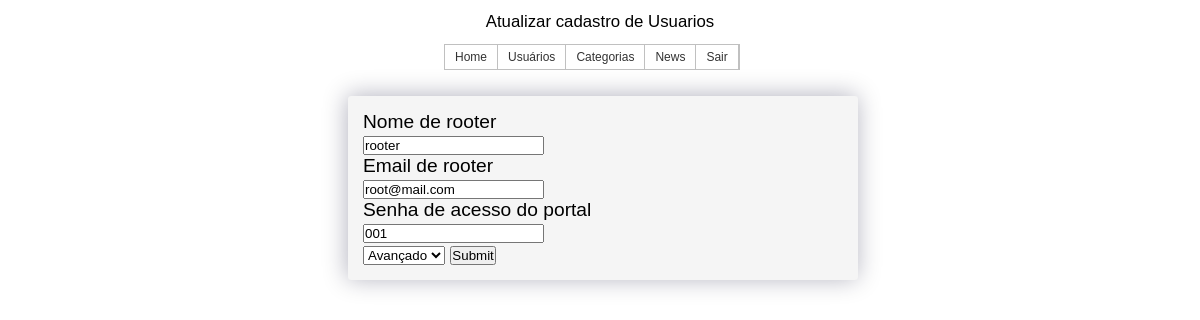
/admin/userup.php?id=1 (signed in), run on the app's committed database.
### tables this page shows
CREATE TABLE `usuario` (
  `id_usuario` int(11) NOT NULL,
  `nome` varchar(50) NOT NULL,
  `email` varchar(90) NOT NULL,
  `senha` varchar(14) NOT NULL,
  `nivel` enum('0','1','2') NOT NULL
);

### admin/userup.php (the view, shortened to what this page needs)
<?php
require_once("../inc/usercontrol.php");
$cod = addslashes($_GET['id']);
$sql = "SELECT * FROM usuario WHERE id_usuario = '$cod'";
$q = $conexao->query($sql);
 ?>
<!doctype html>
<html>
<head>
<link rel="stylesheet" type="text/css" href="../css/estilobackend.css">
</head>
<body>
	<header>Atualizar cadastro de Usuarios</header>
	<nav>
		<?php
		include("../inc/menu.php");
		 ?>
	</nav>
	<main>
		<article>
			<div class="content">
			<section>
				<form action="#" method="post">
					<?php while($r = mysqli_fetch_array($q)) { ?>
				<label for="nome">Nome de <?php echo $r['nome'];?></label><br>
				<input type="text" name="nome" maxlength="60" placeholder="Nome" value="<?php echo $r['nome']; ?>" required><br>
				<label for="email">Email de <?php echo  $r['nome'];?></label><br>
				<input type="email" name="email" placeholder="email" value="<?php echo $r['email']; ?>" required><br>
				<label for="senha">Senha de acesso do portal</label><br>
				<input type="text" name="senha" placeholder="senha" value="<?php echo $r['senha']; ?>" required><br>
				<select name="niveis" id="niveis">
					<option value="0">Avançado</option>
				</select>
				<input type="submit" name="Up">
					<?php	} ?>
				</form>
			</section>
			</div>
		</article>
	</main>
</body>
</html>

### css/estilobackend.css (style rules this page uses)
* { margin: 0; padding: 0; }
body { font-family: arial, helvetica, sans-serif; font-size: 12px; }
.content { border-radius: 3px; box-sizing: content-box; margin: 2% 29%; width: 40%; background: #F5F5F5 ; color: black; font-size: 160%; min-height: auto; padding: 15px; text-align: left; box-shadow:-1px -1px 25px rgba(2, 4, 44, 0.3); clear: both; }
header { font-size: 140%; text-align: center; margin: 1%; }

### data on the page
usuario: nome "rooter", email "root@mail.com", senha "001"
